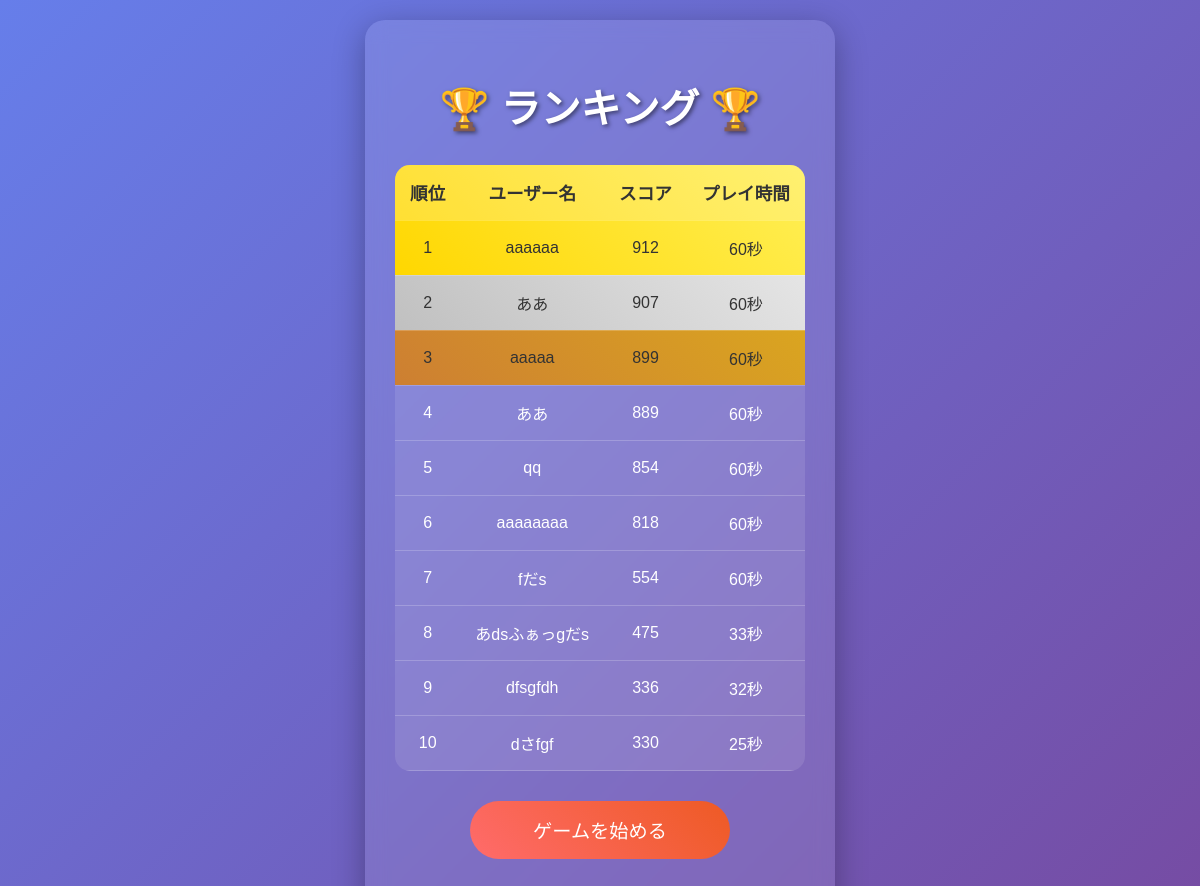
Before: / with the older database file.
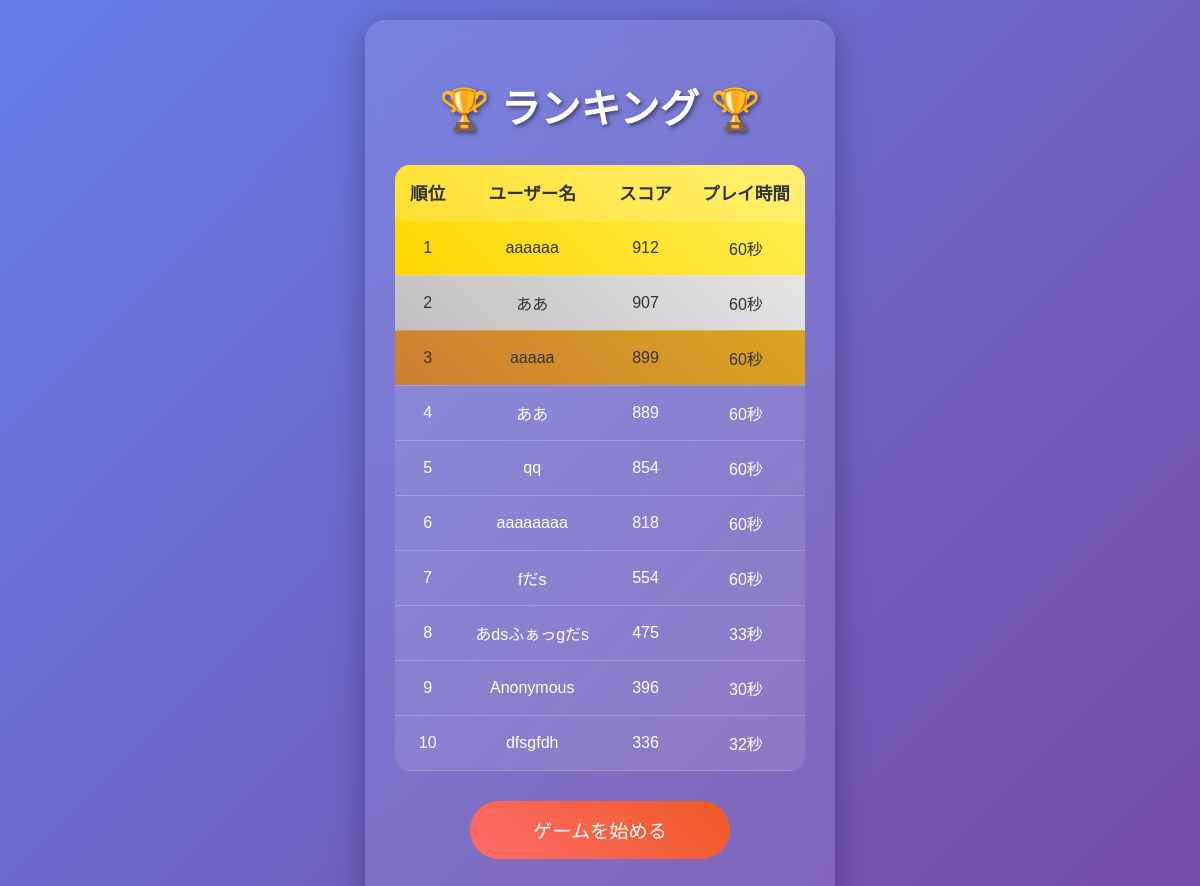
After: the same page with the newer database file.
### tables this page shows
CREATE TABLE rankings (
            id INTEGER PRIMARY KEY AUTOINCREMENT,
            user_name TEXT NOT NULL,
            score INTEGER NOT NULL,
            play_time INTEGER NOT NULL,
            player_count INTEGER NOT NULL,
            timestamp TEXT NOT NULL
        );

### app.py (the view)
@app.route("/")
def index_root():
    try:
        conn = get_db_connection()
        if conn is None:
            return render_template("index.html", rankings=[])
        rows = conn.execute(
            "SELECT user_name, score, play_time, player_count, timestamp FROM rankings ORDER BY score DESC, timestamp DESC LIMIT 10"
        ).fetchall()
        conn.close()
        rankings = [
            {
                'userName': r['user_name'],
                'score': r['score'],
                'playTime': r['play_time'],
                'playerCount': r['player_count'],
                'timestamp': r['timestamp'],
            }
            for r in rows
        ]
        return render_template("index.html", rankings=rankings)
    except Exception as e:
        print(f"ランキング取得エラー: {e}")
        return render_template("index.html", rankings=[])

### app.py (called while the page is built)
def get_db_connection():
    try:
        conn = sqlite3.connect(DB_PATH)
        conn.row_factory = sqlite3.Row
        return conn
    except Exception as e:
        print(f"データベース接続エラー: {e}")
        return None

### templates/index.html (shortened to what this page needs)
<!DOCTYPE html>
<html lang="ja">
  <head>
    <link
      rel="stylesheet"
      href="{{ url_for('static', filename='style.css') }}"
    />
  </head>
  <body>
    <div class="container">
      <h1>🏆 ランキング 🏆</h1>
      {% if rankings %}
      <table class="ranking-table">
        <thead>
          <tr>
            <th>順位</th>
            <th>ユーザー名</th>
            <th>スコア</th>
            <th>プレイ時間</th>
          </tr>
        </thead>
        <tbody>
          {% for ranking in rankings %}
          <tr>
            <td>{{ loop.index }}</td>
            <td>{{ ranking.userName }}</td>
            <td>{{ ranking.score }}</td>
            <td>{{ ranking.playTime }}秒</td>
          </tr>
          {% endfor %}
        </tbody>
      </table>
      {% else %}
      <div class="no-records">
        まだ記録がありません。<br />
        ゲームをプレイして記録を作りましょう！
      </div>
      {% endif %}
      <a href="/start" class="start-button">ゲームを始める</a>
    </div>
  </body>
</html>

### static/style.css (style rules this page uses)
body { min-height: 100vh; margin: 0; display: flex; flex-direction: column; align-items: center; justify-content: flex-start; }
.container { max-width: 480px; margin: 0 auto; padding: 20px; }

### templates/index.html (style rules this page uses)
body { font-family: 'Arial', sans-serif; background: linear-gradient(135deg, #667eea 0%, #764ba2 100%); margin: 0; padding: 20px; min-height: 100vh; color: white; }
.container { max-width: 900px; margin: 0 auto; background: rgba(255, 255, 255, 0.1); border-radius: 20px; padding: 30px; backdrop-filter: blur(10px); box-shadow: 0 8px 32px rgba(0, 0, 0, 0.3); }
h1 { text-align: center; font-size: 2.5em; margin-bottom: 30px; text-shadow: 2px 2px 4px rgba(0, 0, 0, 0.5); }
.ranking-table { width: 100%; border-collapse: collapse; margin: 20px 0; background: rgba(255, 255, 255, 0.1); border-radius: 15px; overflow: hidden; }
.ranking-table th, .ranking-table td { padding: 15px; text-align: center; border-bottom: 1px solid rgba(255, 255, 255, 0.2); }
.ranking-table th { background: rgba(255, 255, 255, 0.2); font-weight: bold; font-size: 1.1em; }
.ranking-table tr:nth-child(1) { background: linear-gradient(45deg, #ffd700, #ffed4e); color: #333; }
.ranking-table tr:nth-child(2) { background: linear-gradient(45deg, #c0c0c0, #e5e5e5); color: #333; }
.ranking-table tr:nth-child(3) { background: linear-gradient(45deg, #cd7f32, #daa520); color: #333; }
.start-button { display: block; width: 200px; margin: 30px auto; padding: 15px 30px; font-size: 1.2em; background: linear-gradient(45deg, #ff6b6b, #ee5a24); color: white; border: none; border-radius: 50px; cursor: pointer; transition: all 0.3s ease; text-decoration: none; text-align: center; }

Changed rows visible on the page:
no longer on this page (row unchanged): rankings: userName "dさfgf", score "330", playTime "25"
added rankings: userName "Anonymous", score "396", playTime "30"
